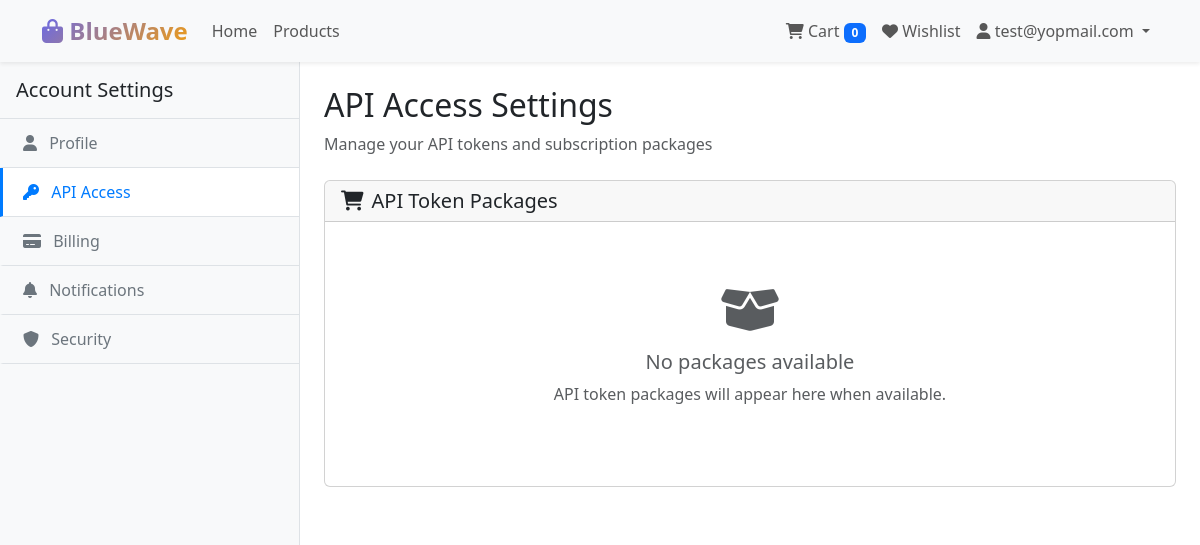
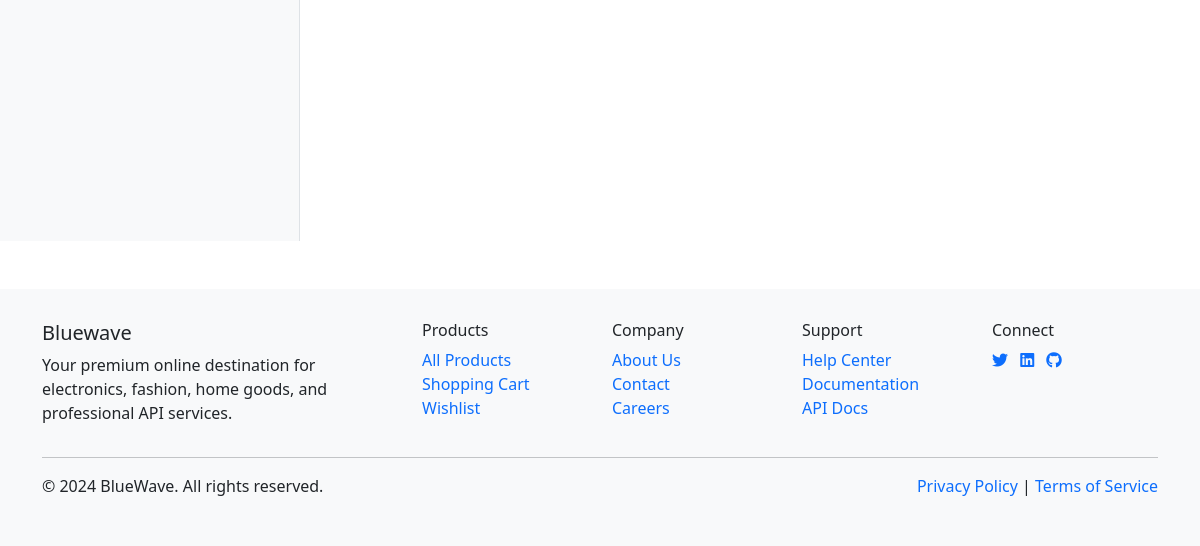
Page /subscriptions/api-settings/ (signed in) on the earlier database version (2 pictures, top to bottom).
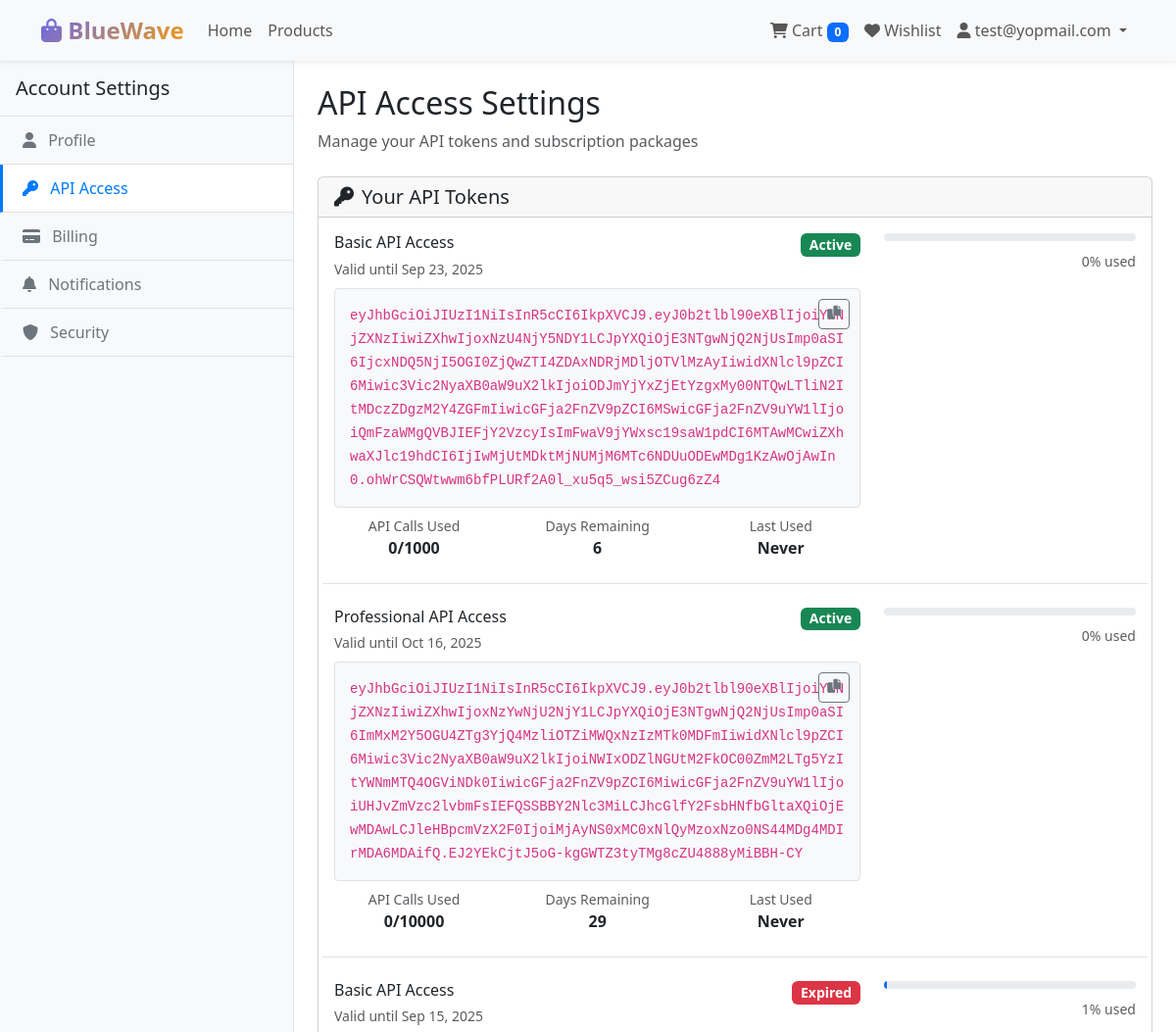
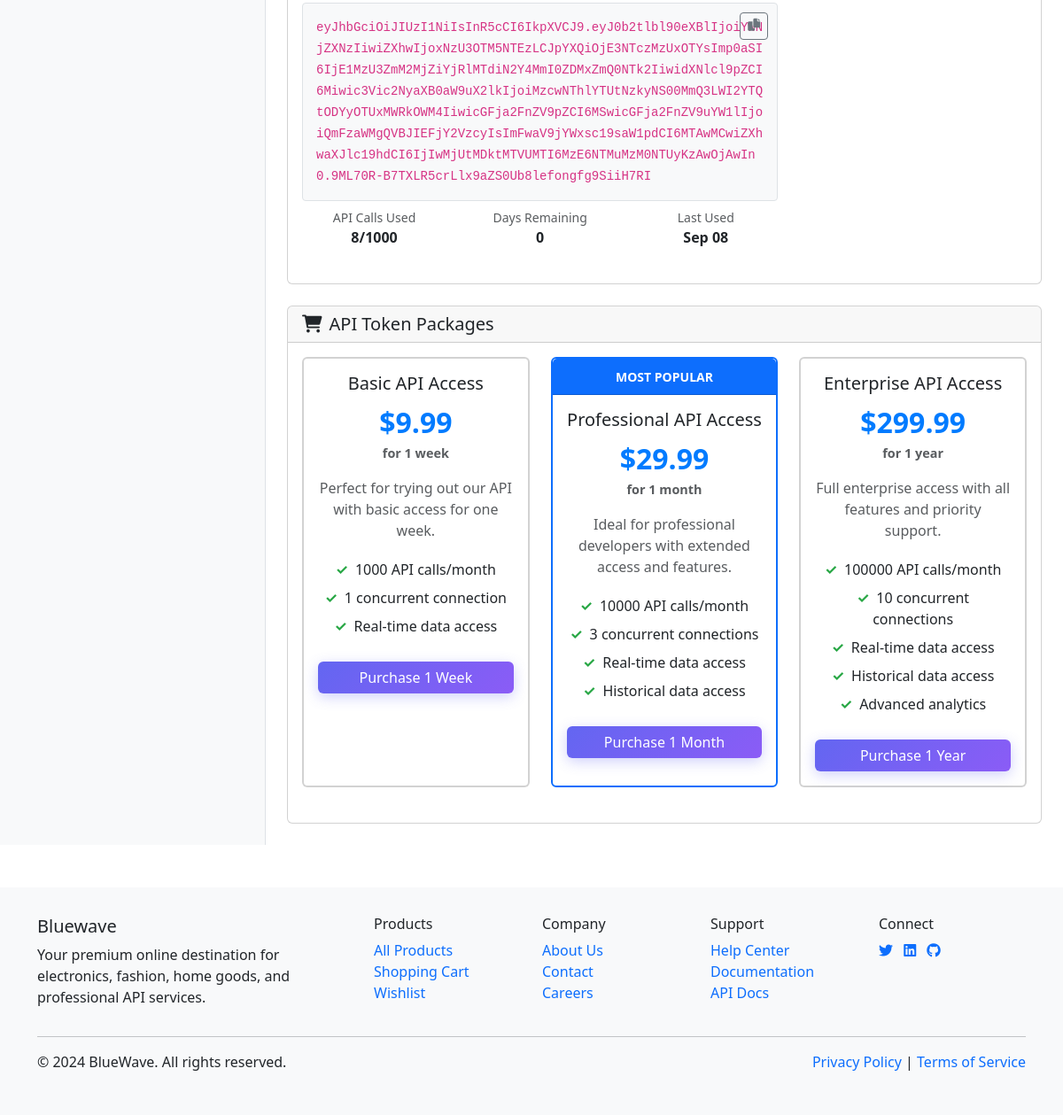
Same page on the later database version (2 pictures, top to bottom).
### subscriptions/models.py (models this page shows, shortened)
class UserAPIToken(models.Model):
    STATUS_CHOICES = (
        ('active', 'Active'),
        ('expired', 'Expired'),
        ('cancelled', 'Cancelled'),
    )
    user = models.ForeignKey(
        settings.AUTH_USER_MODEL,
        on_delete=models.CASCADE,
        related_name='subscription_api_tokens'
    )
    token_key = models.CharField(
        max_length=1000,
        unique=True,
        help_text='JWT token for API access'
    )
    package = models.ForeignKey(APITokenPackage, on_delete=models.CASCADE)
    status = models.CharField(max_length=20, choices=STATUS_CHOICES, default='active')
    purchased_at = models.DateTimeField(auto_now_add=True)
    expires_at = models.DateTimeField()
    api_calls_used = models.IntegerField(default=0)
    last_used_at = models.DateTimeField(blank=True, null=True)
    order_item = models.ForeignKey(
        OrderItem,
        on_delete=models.SET_NULL,
        null=True,
        blank=True,
        related_name='api_tokens'
    )
    created_at = models.DateTimeField(auto_now_add=True)
    updated_at = models.DateTimeField(auto_now=True)
    def is_valid(self):
        from django.utils import timezone
        return (
            self.status == 'active' and
            timezone.now() <= self.expires_at
        )
    def days_remaining(self):
        if not self.is_valid():
            return 0
        from django.utils import timezone
        delta = self.expires_at - timezone.now()
        return max(0, delta.days)
    @property
    def token(self):
        class TokenWrapper:
            def __init__(self, key):
                self.key = key
        return TokenWrapper(self.token_key)
    class Meta:
        db_table = 'subscriptions_userapitoken'
        verbose_name = _('User API Token')
        verbose_name_plural = _('User API Tokens')
        ordering = ['-created_at']
        indexes = [
            models.Index(fields=['user', 'status']),
            models.Index(fields=['expires_at']),
        ]

class APITokenPackage(models.Model):
    DURATION_CHOICES = (
        ('week', '1 Week'),
        ('month', '1 Month'),
        ('year', '1 Year'),
    )
    name = models.CharField(max_length=100)
    duration = models.CharField(max_length=20, choices=DURATION_CHOICES)
    price = models.DecimalField(max_digits=10, decimal_places=2)
    description = models.TextField(blank=True)
    api_calls_per_month = models.IntegerField(default=1000)
    concurrent_connections = models.IntegerField(default=1)
    includes_real_time_data = models.BooleanField(default=True)
    includes_historical_data = models.BooleanField(default=False)
    includes_analytics = models.BooleanField(default=False)
    is_featured = models.BooleanField(default=False)
    sort_order = models.IntegerField(default=0)
    is_active = models.BooleanField(default=True)
    created_at = models.DateTimeField(auto_now_add=True)
    updated_at = models.DateTimeField(auto_now=True)
    class Meta:
        db_table = 'subscriptions_apitokenpackage'
        verbose_name = _('API Token Package')
        verbose_name_plural = _('API Token Packages')
        ordering = ['sort_order', 'price']

### subscriptions/views.py (the view)
# urls.py: path('api-settings/', views.api_settings, name='api_settings'),
@login_required
def api_settings(request):
    packages = APITokenPackage.objects.filter(is_active=True)
    user_tokens = UserAPIToken.objects.filter(user=request.user).order_by('-created_at')
    context = {
        'packages': packages,
        'user_tokens': user_tokens,
    }
    return render(request, 'subscriptions/api_settings.html', context)

### accounts/models.py (called while the page is built)
    def get_full_name(self):
        full_name = f'{self.first_name} {self.last_name}'
        return full_name.strip()

### cart/context_processors.py (called while the page is built, shortened)
def cart(request):
    cart_obj = None
    total_items = 0
    total_price = 0
    if request.user.is_authenticated:
        try:
            cart_obj = Cart.objects.get(user=request.user)
            total_items = cart_obj.get_total_items()
            total_price = cart_obj.get_total_price()
        except Cart.DoesNotExist:
            pass
    return {
        'cart': cart_obj,
        'cart_total_items': total_items,
        'cart_total_price': total_price,
    }

### cart/models.py (called while the page is built)
    def get_total_items(self):
        return sum(item.quantity for item in self.items.all())

    def get_total_price(self):
        return sum(item.get_total_price() for item in self.items.all())

### templates/subscriptions/api_settings.html (shortened to what the changed rows need)
{% extends "base.html" %}
{% load static %}
{% block content %}
<div class="container-fluid">
    <div class="row">
        <div class="col-md-9 p-4">
            <div class="d-flex justify-content-between align-items-center mb-4">
                <div>
                    <h2>API Access Settings</h2>
                </div>
            </div>
            {% if user_tokens %}
            <div class="card mb-4">
                <div class="card-header">
                    <h5 class="mb-0">
                        <i class="fas fa-key me-2"></i>Your API Tokens
                    </h5>
                </div>
                <div class="card-body">
                    {% for user_token in user_tokens %}
                    <div class="row mb-4 {% if not forloop.last %}border-bottom pb-4{% endif %}">
                        <div class="col-md-8">
                            <div class="d-flex justify-content-between align-items-start mb-2">
                                <div>
                                    <h6 class="mb-1">{{ user_token.package.name }}</h6>
                                    <small class="text-muted">
                                        Valid until {{ user_token.expires_at|date:"M d, Y" }}
                                    </small>
                                </div>
                                {% if user_token.is_valid %}
                                    <span class="badge bg-success status-badge">Active</span>
                                {% else %}
                                    <span class="badge bg-danger status-badge">Expired</span>
                                {% endif %}
                            </div>
                            <div class="token-display mb-2">
                                <button class="btn btn-sm btn-outline-secondary copy-btn"
                                        onclick="copyToken('{{ user_token.token.key }}')"
                                        title="Copy to clipboard">
                                    <i class="fas fa-copy"></i>
                                </button>
                                <code>{{ user_token.token.key }}</code>
                            </div>
                            <div class="row text-center">
                                <div class="col-4">
                                    <small class="text-muted d-block">API Calls Used</small>
                                    <strong>{{ user_token.api_calls_used }}/{{ user_token.package.api_calls_per_month }}</strong>
                                </div>
                                <div class="col-4">
                                    <small class="text-muted d-block">Days Remaining</small>
                                    <strong>{{ user_token.days_remaining }}</strong>
                                </div>
                                <div class="col-4">
                                    <small class="text-muted d-block">Last Used</small>
                                    <strong>{{ user_token.last_used_at|date:"M d"|default:"Never" }}</strong>
                                </div>
                            </div>
                        </div>
                        <div class="col-md-4 text-end">
                            <div class="progress mb-2" style="height: 8px;">
                                {% widthratio user_token.api_calls_used user_token.package.api_calls_per_month 100 as usage_percent %}
                                <div class="progress-bar" role="progressbar"
                                     style="width: {{ usage_percent }}%"
                                     aria-valuenow="{{ usage_percent }}"
                                     aria-valuemin="0"
                                     aria-valuemax="100"></div>
                            </div>
                            <small class="text-muted">{{ usage_percent }}% used</small>
                        </div>
                    </div>
                    {% endfor %}
                </div>
            </div>
            {% endif %}
            <div class="card">
                <div class="card-body">
                    <div class="row">
                        {% for package in packages %}
                        <div class="col-lg-4 col-md-6 mb-4">
                            <div class="card package-card border-2 {% if package.is_featured %}border-primary{% endif %}">
                                {% if package.is_featured %}
                                <div class="card-header bg-primary text-white text-center py-2">
                                    <small class="fw-bold">MOST POPULAR</small>
                                </div>
                                {% endif %}
                                <div class="card-body text-center">
                                    <h5 class="card-title">{{ package.name }}</h5>
                                    <div class="package-price mb-3">
                                        ${{ package.price }}
                                        <small class="text-muted d-block" style="font-size: 0.9rem;">
                                            for {{ package.get_duration_display|lower }}
                                        </small>
                                    </div>
                                    <p class="card-text text-muted mb-3">
                                        {{ package.description|default:"Perfect for getting started with our API" }}
                                    </p>
                                    <ul class="feature-list mb-4">
                                        <li>{{ package.api_calls_per_month|floatformat:0 }} API calls/month</li>
                                        <li>{{ package.concurrent_connections }} concurrent connection{{ package.concurrent_connections|pluralize }}</li>
                                        {% if package.includes_real_time_data %}
                                        <li>Real-time data access</li>
                                        {% endif %}
                                        {% if package.includes_historical_data %}
                                        <li>Historical data access</li>
                                        {% endif %}
                                        {% if package.includes_analytics %}
                                        <li>Advanced analytics</li>
                                        {% endif %}
                                    </ul>
                                    <button class="btn btn-primary w-100 purchase-btn"
                                            data-package-id="{{ package.id }}"
                                            data-package-name="{{ package.name }}"
                                            data-package-price="{{ package.price }}">
                                        Purchase {{ package.get_duration_display }}
                                    </button>
                                </div>
                            </div>
                        </div>
                        {% empty %}
                        <div class="col-12">
                            <div class="text-center py-5">
                                <i class="fas fa-box-open fa-3x text-muted mb-3"></i>
                                <h5 class="text-muted">No packages available</h5>
                                <p class="text-muted">API token packages will appear here when available.</p>
                            </div>
                        </div>
                        {% endfor %}
                    </div>
                </div>
            </div>
        </div>
    </div>
</div>
{% endblock %}

Differences in the rows shown:
added UserAPIToken: package.name "Basic API Access", expires_at "Sep 23, 2025", shows "Active", token.key "eyJhbGciOiJIUzI1NiIsInR5cCI6IkpXVCJ9.eyJ0b2tlbl90eXBlIjoiYWNjZXNzIiwiZXhwIjoxNzU4NjY5NDY1LCJpYXQiOjE3NTgwNjQ2NjUsImp0aSI6IjcxNDQ5NjI5OGI0ZjQwZTI4ZDAxNDRjMDljOTVlMzAyIiwidXNlcl9pZCI6Miwic3Vic2NyaXB0aW9uX2lkIjoiODJmYjYxZjEtYzgxMy00NTQwLTliN2ItMDczZDgzM2Y4ZGFmIiwicGFja2FnZV9pZCI6MSwicGFja2FnZV9uYW1lIjoiQmFzaWMgQVBJIEFjY2VzcyIsImFwaV9jYWxsc19saW1pdCI6MTAwMCwiZXhwaXJlc19hdCI6IjIwMjUtMDktMjNUMjM6MTc6NDUuODEwMDg1KzAwOjAwIn0.ohWrCSQWtwwm6bfPLURf2A0l_xu5q5_wsi5ZCug6zZ4", api_calls_used "0", package.api_calls_per_month "1000", days_remaining "6", last_used_at "Never"
added UserAPIToken: package.name "Professional API Access", expires_at "Oct 16, 2025", shows "Active", token.key "eyJhbGciOiJIUzI1NiIsInR5cCI6IkpXVCJ9.eyJ0b2tlbl90eXBlIjoiYWNjZXNzIiwiZXhwIjoxNzYwNjU2NjY1LCJpYXQiOjE3NTgwNjQ2NjUsImp0aSI6ImMxM2Y5OGU4ZTg3YjQ4MzliOTZiMWQxNzIzMTk0MDFmIiwidXNlcl9pZCI6Miwic3Vic2NyaXB0aW9uX2lkIjoiNWIxODZlNGUtM2FkOC00ZmM2LTg5YzItYWNmMTQ4OGViNDk0IiwicGFja2FnZV9pZCI6MiwicGFja2FnZV9uYW1lIjoiUHJvZmVzc2lvbmFsIEFQSSBBY2Nlc3MiLCJhcGlfY2FsbHNfbGltaXQiOjEwMDAwLCJleHBpcmVzX2F0IjoiMjAyNS0xMC0xNlQyMzoxNzo0NS44MDg4MDIrMDA6MDAifQ.EJ2YEkCjtJ5oG-kgGWTZ3tyTMg8cZU4888yMiBBH-CY", api_calls_used "0", package.api_calls_per_month "10000", days_remaining "29", last_used_at "Never"
added UserAPIToken: package.name "Basic API Access", expires_at "Sep 15, 2025", shows "Expired", token.key "eyJhbGciOiJIUzI1NiIsInR5cCI6IkpXVCJ9.eyJ0b2tlbl90eXBlIjoiYWNjZXNzIiwiZXhwIjoxNzU3OTM5NTEzLCJpYXQiOjE3NTczMzUxOTYsImp0aSI6IjE1MzU3ZmM2MjZiYjRlMTdiN2Y4MmI0ZDMxZmQ0NTk2IiwidXNlcl9pZCI6Miwic3Vic2NyaXB0aW9uX2lkIjoiMzcwNThlYTUtNzkyNS00MmQ3LWI2YTQtODYyOTUxMWRkOWM4IiwicGFja2FnZV9pZCI6MSwicGFja2FnZV9uYW1lIjoiQmFzaWMgQVBJIEFjY2VzcyIsImFwaV9jYWxsc19saW1pdCI6MTAwMCwiZXhwaXJlc19hdCI6IjIwMjUtMDktMTVUMTI6MzE6NTMuMzM0NTUyKzAwOjAwIn0.9ML70R-B7TXLR5crLlx9aZS0Ub8lefongfg9SiiH7RI", api_calls_used "8", package.api_calls_per_month "1000", days_remaining "0", last_used_at "Sep 08", usage_percent "1"
added APITokenPackage: name "Basic API Access", price "9.99", duration "1 week", description "Perfect for trying out our API with basic access for one week.", api_calls_per_month "1000", concurrent_connections "1", includes_real_time_data "Real-time data access", duration "1 Week"
added APITokenPackage: is_featured "MOST POPULAR", name "Professional API Access", price "29.99", duration "1 month", description "Ideal for professional developers with extended access and features.", api_calls_per_month "10000", concurrent_connections "3", includes_real_time_data "Real-time data access", includes_historical_data "Historical data access", duration "1 Month"
added APITokenPackage: name "Enterprise API Access", price "299.99", duration "1 year", description "Full enterprise access with all features and priority support.", api_calls_per_month "100000", concurrent_connections "10", includes_real_time_data "Real-time data access", includes_historical_data "Historical data access", includes_analytics "Advanced analytics", duration "1 Year"
Other differences:
text no longer shown: "No packages available API token packages will appear here when available."
text now shown: "Your API Tokens"
